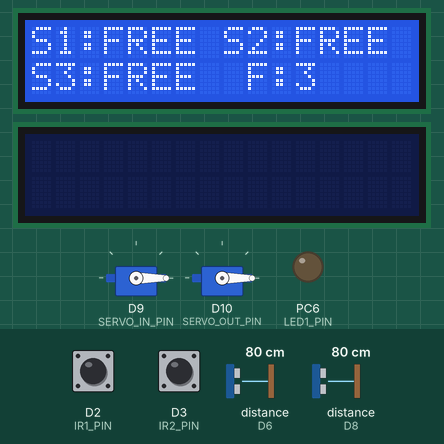
A sketch run on a simulated STM32 Nucleo. Parts: 2 × servo, 2 × 16×2 character LCD, output pins drawn as LEDs (lit = HIGH). Wiring (from diagram.json): 2 × ultrasonic range finder: trigger D5, echo D6 / trigger D7, echo D8; character LCD (HD44780): RS D11; E D12; data D0, D1, D4, D0. The test bench sets the inputs (shaded band); at power-on: D2 (IR1_PIN) HIGH, D3 (IR2_PIN) HIGH, distance to the obstacle (sensors on D6, D8) 80 cm. The echo pulse lasts 58.3 µs per cm; pins used as bus, display or sensor lines are not drawn.

Above: at 2.2 s.
2.3 s: D2 (IR1_PIN) driven LOW
At 3.3 s:
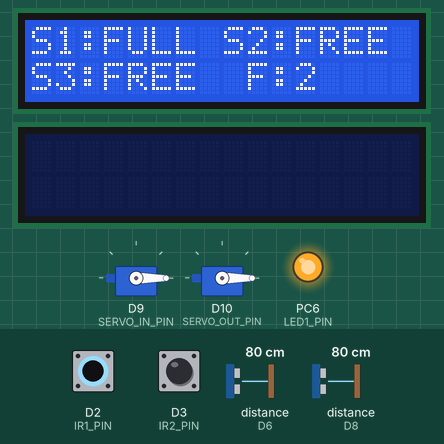
3.8 s: D3 (IR2_PIN) driven LOW
At 5.0 s:
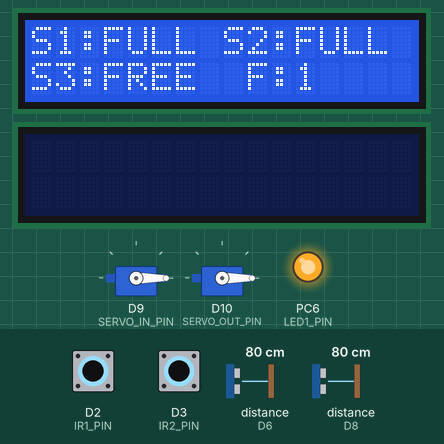
5.3 s: D2 (IR1_PIN) driven HIGH
At 6.2 s:
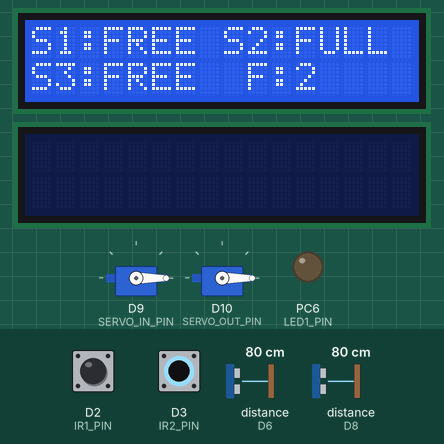
6.9 s: D3 (IR2_PIN) driven HIGH
At 7.4 s:
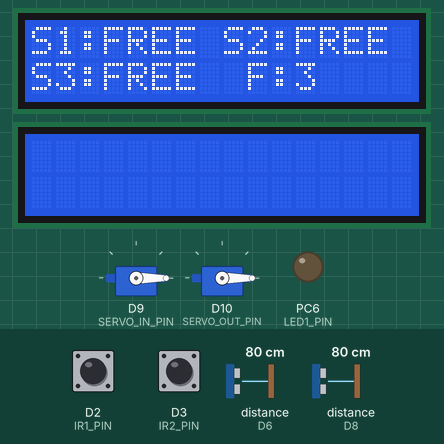
8.5 s: D2 (IR1_PIN) driven LOW
At 9.8 s:
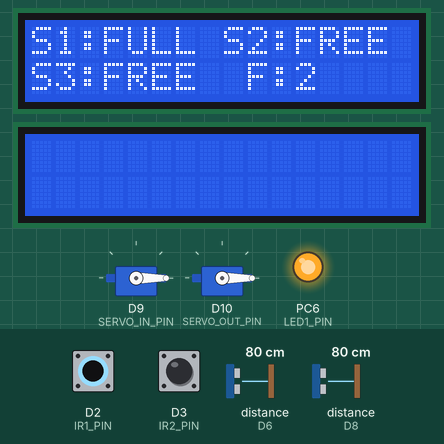
10.1 s: D3 (IR2_PIN) driven LOW
At 10.9 s:
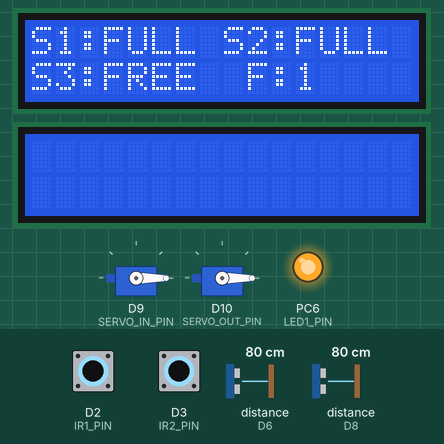
Timing chart, 0 to 12.7 s (numbered marks = the images above; inputs shaded):
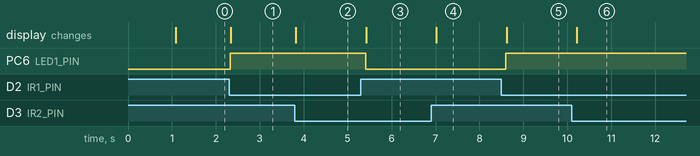

The sketch:

sketch.ino
```cpp
#include <Arduino.h>
#include <LiquidCrystal.h>
#include <Servo.h>

const int IR1_PIN = D2;
const int IR2_PIN = D3;
const int IR3_PIN = D4;
const int TRIG_IN = D5;
const int ECHO_IN = D6;
const int TRIG_OUT = D7;
const int ECHO_OUT = D8;
const int SERVO_IN_PIN = D9;
const int SERVO_OUT_PIN = D10;
const int LED1_PIN = PC6;
const int LED2_PIN = PA6;
const int LED3_PIN = PA7;

LiquidCrystal lcd(D11, D12, PA0, PA1, PA4, PB0);
Servo gateIn;
Servo gateOut;

long readDistanceCM(int trigPin, int echoPin) {
  digitalWrite(trigPin, LOW);
  delayMicroseconds(2);
  digitalWrite(trigPin, HIGH);
  delayMicroseconds(10);
  digitalWrite(trigPin, LOW);
  unsigned long duration = pulseIn(echoPin, HIGH, 30000UL);
  if (duration == 0) return 999;
  return (long)(duration * 0.0343 / 2.0);
}

void setup() {
  pinMode(IR1_PIN, INPUT_PULLUP);
  pinMode(IR2_PIN, INPUT_PULLUP);
  pinMode(IR3_PIN, INPUT_PULLUP);
  pinMode(TRIG_IN, OUTPUT);
  pinMode(ECHO_IN, INPUT);
  pinMode(TRIG_OUT, OUTPUT);
  pinMode(ECHO_OUT, INPUT);
  pinMode(LED1_PIN, OUTPUT);
  pinMode(LED2_PIN, OUTPUT);
  pinMode(LED3_PIN, OUTPUT);

  gateIn.attach(SERVO_IN_PIN);
  gateOut.attach(SERVO_OUT_PIN);
  gateIn.write(0);
  gateOut.write(0);

  lcd.begin(16, 2);
  lcd.clear();
  lcd.setCursor(0, 0);
  lcd.print("SMART PARKING");
  lcd.setCursor(0, 1);
  lcd.print("Initializing...");
  delay(1000);
}

void loop() {
  bool occ1 = digitalRead(IR1_PIN) == LOW;
  bool occ2 = digitalRead(IR2_PIN) == LOW;
  bool occ3 = digitalRead(IR3_PIN) == LOW;

  digitalWrite(LED1_PIN, occ1);
  digitalWrite(LED2_PIN, occ2);
  digitalWrite(LED3_PIN, occ3);

  int occupied = (int)occ1 + (int)occ2 + (int)occ3;
  int freeSlots = 3 - occupied;

  long distIn = readDistanceCM(TRIG_IN, ECHO_IN);
  long distOut = readDistanceCM(TRIG_OUT, ECHO_OUT);

  if (distIn < 15 && freeSlots > 0) gateIn.write(90);
  else if (distIn > 25) gateIn.write(0);

  if (distOut < 15) gateOut.write(90);
  else if (distOut > 25) gateOut.write(0);

  lcd.setCursor(0, 0);
  lcd.print("S1:");
  lcd.print(occ1 ? "FULL " : "FREE ");
  lcd.print("S2:");
  lcd.print(occ2 ? "FULL" : "FREE");

  lcd.setCursor(0, 1);
  lcd.print("S3:");
  lcd.print(occ3 ? "FULL " : "FREE ");
  lcd.print(" F:");
  lcd.print(freeSlots);
  lcd.print("   ");
  delay(100);
}
```

Measured:
- after the input at 2.3 s, PC6 (LED1_PIN): LOW → HIGH at once; the display: changes at once (image 1)
- after the input at 3.8 s, the display: changes at once (image 2)
- after the input at 5.3 s, PC6 (LED1_PIN): HIGH → LOW after 0.11 s; the display: changes after 0.12 s (image 3)
- after the input at 6.9 s, the display: changes after 0.12 s (image 4)
- after the input at 8.5 s, PC6 (LED1_PIN): LOW → HIGH after 0.10 s; the display: changes after 0.12 s (image 5)
- after the input at 10.1 s, the display: changes after 0.11 s (image 6)
